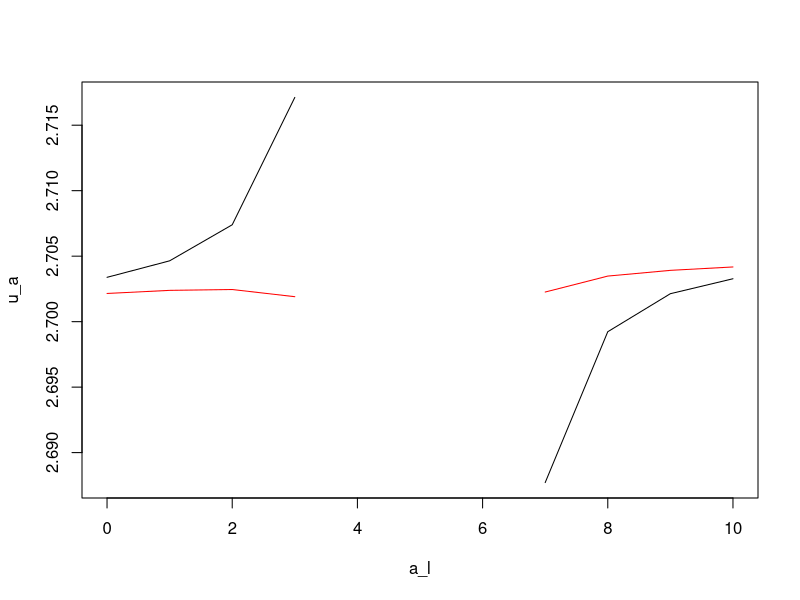
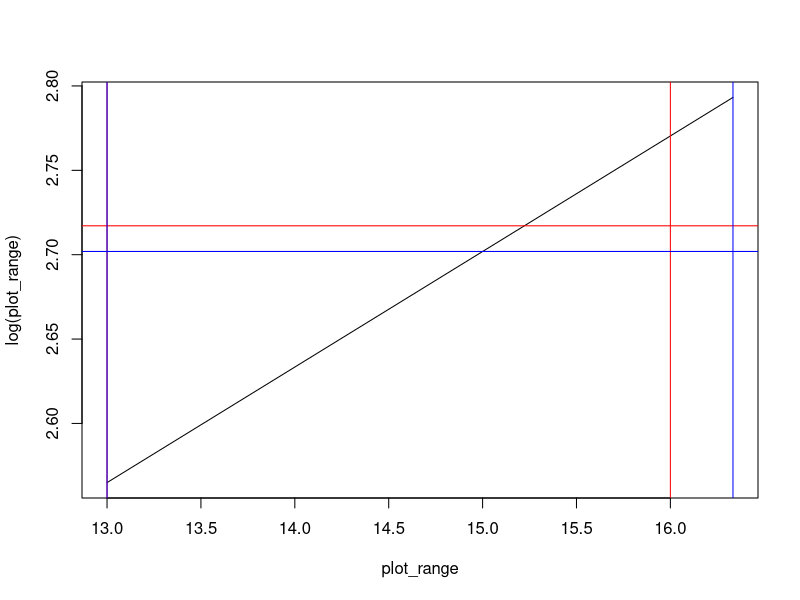

Reproduce these figures in R, in order.

# choices of a_l and a_h
a_l <- 0:10
b_l <- 0:10

# uses E(a) = E(b) = 5 and Var(a) = 2 and Var(b) = 1 to get p_a and p_b
p_a <- 2/(a_l^2 - 10 * a_l +27)
p_b <- 2/(b_l^2 - 10 * b_l +26)

# uses E(a) = E(b) = 5 and p_a and p_b to get a_h and b_h
a_h <- (5 - a_l * p_a) / (1 - p_a)
b_h <- (5 - b_l * p_b) / (1 - p_b)

# calculates expected utility of a and b
k = 10
u_a <- p_a * log(k + a_l) + (1 - p_a) * log(k + b_h)
u_b <- p_b * log(k + b_l) + (1 - p_b) * log(k + b_h)

plot(y=u_a, x= a_l, type = "l")
lines(y=u_b, x = b_l, col = "red")

u_a > u_b

e_a_3 = p_a * a_l^3 + (1-p_a) * a_h^3
e_b_3 = p_b * b_l^3 + (1-p_b) * b_h^3

e_a_3 > e_b_3

i <- 4

a_l[i]
a_h[i]
p_a[i]
u_a[i]

b_l[i]
b_h[i]
p_b[i]
u_b[i]

plot_range <- c(min(k + a_l[i], k + b_l[i]), max(k + a_h[i], k + b_h[i]))

plot(x = plot_range, y= log(plot_range), type = "l")

abline(v = k + a_l[i], col = "red")
abline(v = k + a_h[i], col = "red")
abline(h = u_a[i], col = "red")

abline(v = k + b_l[i], col = "blue")
abline(v = k + b_h[i], col = "blue")
abline(h = u_b[i], col = "blue")
